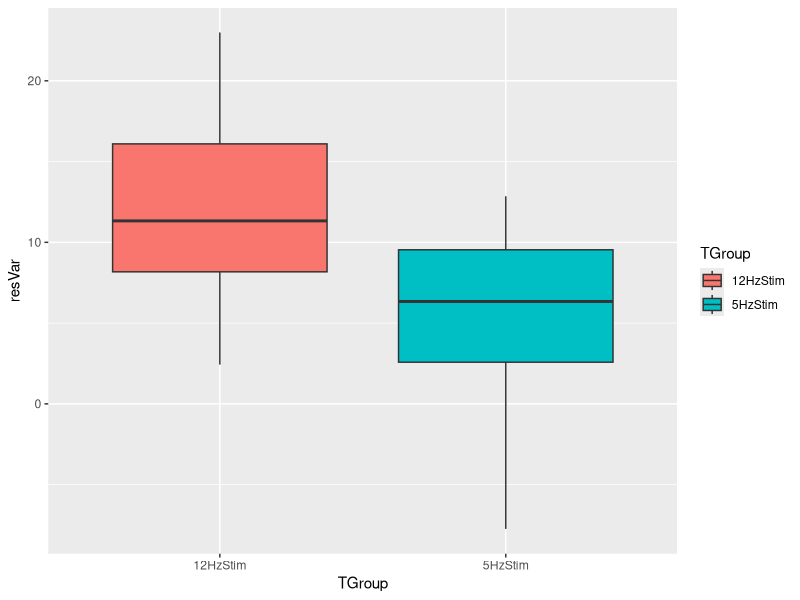
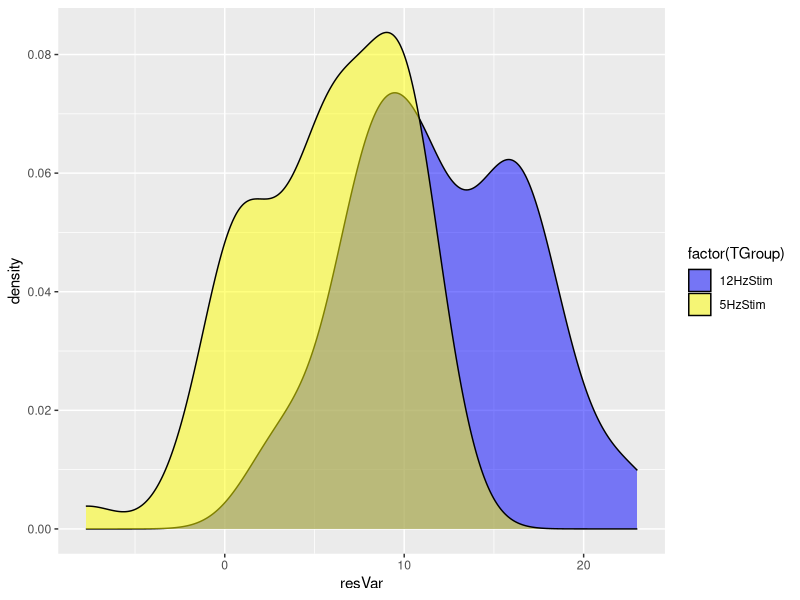

Here is the R script that generated these plots, in order:
## ---- chunk 1
# Library ---------------------------------------------
library(ggplot2)
# Global Variables ---------------------------------------------

data_par <- data.frame(nGroup=2,
                       nName=c("5HzStim","12HzStim"),
                       nSize=c(61,61),
                       nMean=c(5,12),
                       nSD=c(5,5))
print(data_par)
# ---------------------------------------------------------------
# FUNCTION generate_data
# description: simulate data with expected parameters
# inputs: data frame with nGroup, nName, nSize, nMean, nSD
# outputs: data frame
##################################################################
generate_data <- function(data_par){
  
  ID <- 1:(sum(data_par$nSize)) # id vector for each row
  resVar <- c(rnorm(n=data_par$nSize[1],mean=data_par$nMean[1],sd=data_par$nSD[1]),
              rnorm(n=data_par$nSize[2],mean=data_par$nMean[2],sd=data_par$nSD[2]))
  TGroup <- rep(data_par$nName,data_par$nSize)
  SimData <- data.frame(ID,TGroup,resVar)
  
  
  return(SimData)
  
} # end of generate_data
#-----------------------------------------------------------------
generate_data(data_par)
# -------------------------------------------------------------
# FUNCTION analyze_data
# description: ANOVA test of ANOdata
# inputs: SimData data frame
# outputs: summary of ANOVA
###############################################################
analyze_data <- function(SimData) {
  
  ANOmodel <- aov(resVar~TGroup,data=SimData)

  return(summary(ANOmodel))
  
} # end of analyze_data
#--------------------------------------------------------------

# -------------------------------------------------------------
# FUNCTION plot_data
# description: boxplot of data
# inputs: data frame of simulated data
# outputs: boxplot comparing groups
###############################################################
plot_data <- function(SimData) {
  
  ANOPlot <- ggplot(data=SimData,aes(x=TGroup,y=resVar,fill=TGroup)) +
    geom_boxplot()
  print(ANOPlot)
  
  return("Boxplot")
  
} # end of plot_data
#--------------------------------------------------------------

# New function ---------------------------------------------

# -------------------------------------------------------------
# FUNCTION plot_data2
# description: generate a density plot of data
# inputs: simulated data
# outputs: density plot
###############################################################
plot_data2 <- function(data=SimData) {
  
  ANOPlot2 <- ggplot(data=SimData,aes(x=resVar)) +
    geom_density(aes(fill=factor(TGroup)),
                 alpha=0.5)
  ANOPlot2 <- ANOPlot2 + scale_fill_manual(values=c("blue","yellow"))
  
  print(ANOPlot2)
  return("Density Plot")
  
} # end of plot_data2
#--------------------------------------------------------------

# Program body ---------------------------------------------
SimData <- generate_data(data_par)
analyze_data(SimData)
plot_data(SimData)
plot_data2(SimData) 
